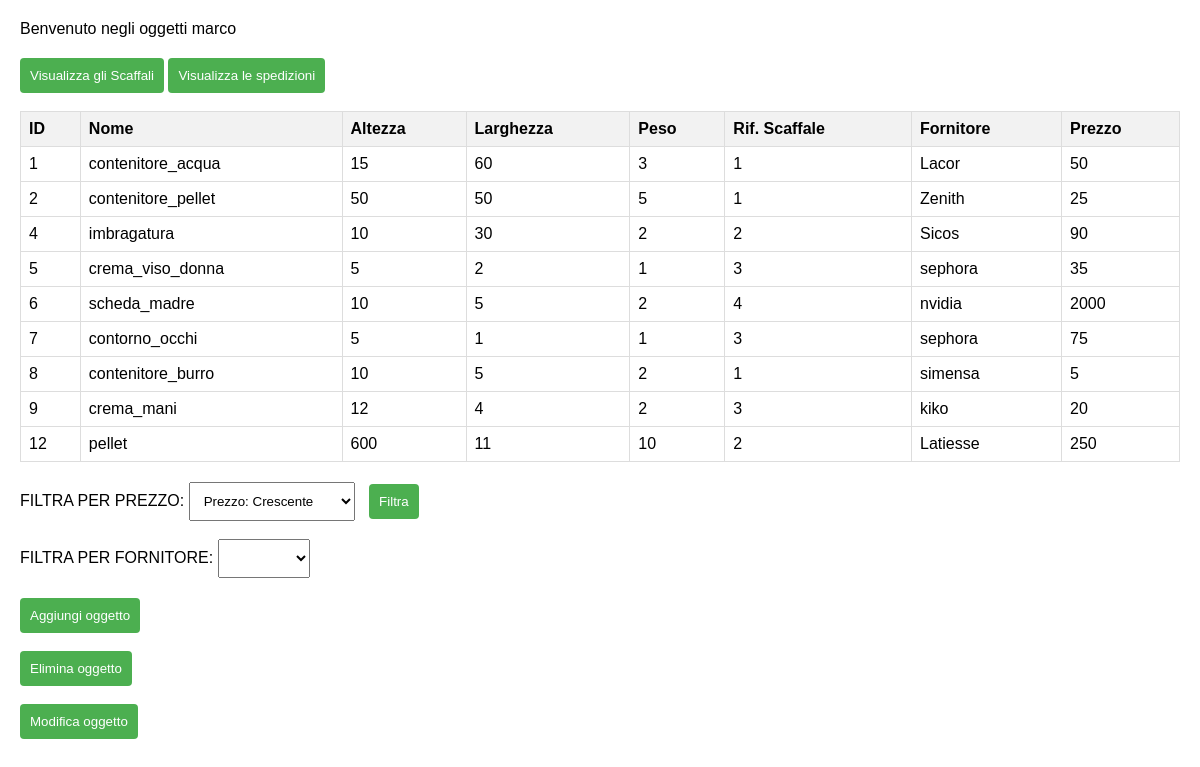
Page /protetta.php (signed in) on the committed database.
### tables this page shows
CREATE TABLE `oggetti` (
  `id` int(11) NOT NULL,
  `nome` varchar(30) NOT NULL,
  `altezza` int(11) NOT NULL,
  `larghezza` int(11) NOT NULL,
  `peso` int(11) NOT NULL,
  `rif_scaffale` int(11) NOT NULL,
  `Fornitori` varchar(30) NOT NULL,
  `Prezzo` int(11) NOT NULL
);

### protetta.php (the view, shortened to what this page needs)
<?php
require "credenziali.php";
if (isset($_SESSION["UTENTE"])) {
    echo '<link rel="stylesheet" type="text/css" href="style_protetta.css">';
    echo "Benvenuto negli oggetti " . $_SESSION["UTENTE"];
    echo "<footer>
        <button onclick='redirectToPage(\"scaffale.php\")'>Visualizza gli Scaffali</button>
        <button onclick='redirectToPage(\"spedizioni.php\")'>Visualizza le spedizioni</button>
      </footer><br>";
    try {
        $conn = new PDO("mysql:host=$servername;dbname=$dbname", $username, $password);
        $conn->setAttribute(PDO::ATTR_ERRMODE, PDO::ERRMODE_EXCEPTION);
        $sql = 'SELECT * FROM oggetti';
        $statement = $conn->query($sql);
        if ($statement->rowCount() > 0) {
            echo "<table>
                    <tr>
                        <th>ID</th>
                        <th>Nome</th>
                        <th>Altezza</th>
                        <th>Larghezza</th>
                        <th>Peso</th>
                        <th>Rif. Scaffale</th>
                        <th>Fornitore</th>
                        <th>Prezzo</th>
                    </tr>";
            while ($row = $statement->fetch(PDO::FETCH_ASSOC)) {
                echo "<tr>
                        <td>{$row['id']}</td>
                        <td>{$row['nome']}</td>
                        <td>{$row['altezza']}</td>
                        <td>{$row['larghezza']}</td>
                        <td>{$row['peso']}</td>
                        <td>{$row['rif_scaffale']}</td>
                        <td>{$row['Fornitori']}</td>
                        <td>{$row['Prezzo']}</td>
                    </tr> ";
            }
            echo "</table>";
            echo"<form method='POST'>";
             echo"<label for='my_html_select_box'>FILTRA PER PREZZO: </label>
                    <select name='my_html_select_box'>
                        <option>Prezzo: Crescente</option>
                        <option>Prezzo: Decrescente</option>
                    </select>
                    <button type='submit'>Filtra</button><br><br>";
            try{
                $conn = new PDO("mysql:host=$servername;dbname=$dbname", $username, $password);
                $conn->setAttribute(PDO::ATTR_ERRMODE, PDO::ERRMODE_EXCEPTION);
                $queryvenditori = 'SELECT DISTINCT Fornitori FROM oggetti';
                $statementforn = $conn->prepare($queryvenditori);
                $statementforn->execute();
                $fornitori = $statementforn->fetchAll();
                echo'<label>FILTRA PER FORNITORE: </label>';
                echo '<select name="select_fornitori">';
                echo' <option> </option>';
                foreach ($fornitori as $fornitore) {
                    echo'  <option>' . $fornitore['Fornitori'] . '</option>';
                }
                echo '</select>';
                echo"</form>";
            } catch (PDOException $e) {echo "Connection failed: " . $e->getMessage();}
            echo"<button onclick='redirectToPage(\"aggiungi_oggetto.php\")'>Aggiungi oggetto</button><br><br>";
            echo"<button onclick='redirectToPage(\"elimina_oggetto.php\")'>Elimina oggetto</button><br><br>";
            echo"<button onclick='redirectToPage(\"modifica_oggetto.php\")'>Modifica oggetto</button>";
        } else {
            echo "Nessun risultato trovato";
        }
    } catch (PDOException $e) {
        echo "Connection failed: " . $e->getMessage();
    } finally {
        $conn = null;
    }
    echo "</body>
        </html>";
} else {
    echo "Accesso non consentito";
}
?>

### style_protetta.css (style rules this page uses)
table { width: 100%; border-collapse: collapse; margin-bottom: 20px; }
th, td { border: 1px solid #dddddd; text-align: left; padding: 8px; }
th { background-color: #f2f2f2; }
form { margin-bottom: 20px; }
footer { margin-top: 20px; }
button { padding: 10px; cursor: pointer; background-color: #4CAF50; color: white; border: none; border-radius: 4px; }
select, button[type='submit'] { padding: 10px; margin-right: 10px; }

### rows in the picture
oggetti: id "1", nome "contenitore_acqua", altezza "15", larghezza "60", peso "3", rif_scaffale "1", Fornitori "Lacor", Prezzo "50"
oggetti: id "2", nome "contenitore_pellet", altezza "50", larghezza "50", peso "5", rif_scaffale "1", Fornitori "Zenith", Prezzo "25"
oggetti: id "4", nome "imbragatura", altezza "10", larghezza "30", peso "2", rif_scaffale "2", Fornitori "Sicos", Prezzo "90"
oggetti: id "5", nome "crema_viso_donna", altezza "5", larghezza "2", peso "1", rif_scaffale "3", Fornitori "sephora", Prezzo "35"
oggetti: id "6", nome "scheda_madre", altezza "10", larghezza "5", peso "2", rif_scaffale "4", Fornitori "nvidia", Prezzo "2000"
oggetti: id "7", nome "contorno_occhi", altezza "5", larghezza "1", peso "1", rif_scaffale "3", Fornitori "sephora", Prezzo "75"
oggetti: id "8", nome "contenitore_burro", altezza "10", larghezza "5", peso "2", rif_scaffale "1", Fornitori "simensa", Prezzo "5"
oggetti: id "9", nome "crema_mani", altezza "12", larghezza "4", peso "2", rif_scaffale "3", Fornitori "kiko", Prezzo "20"
oggetti: id "12", nome "pellet", altezza "600", larghezza "11", peso "10", rif_scaffale "2", Fornitori "Latiesse", Prezzo "250"

### other values in the picture
$_SESSION["UTENTE"] "marco"
